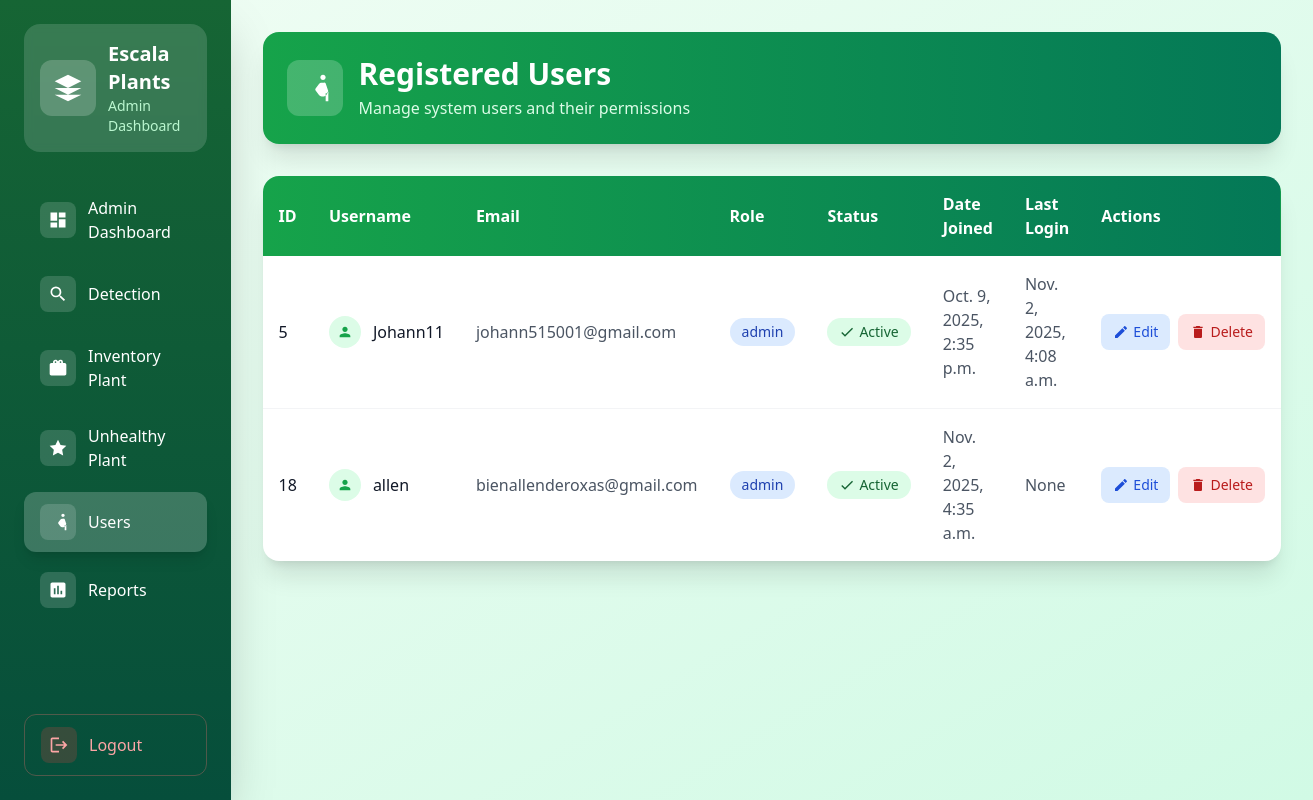
The app's page /users/, older data.
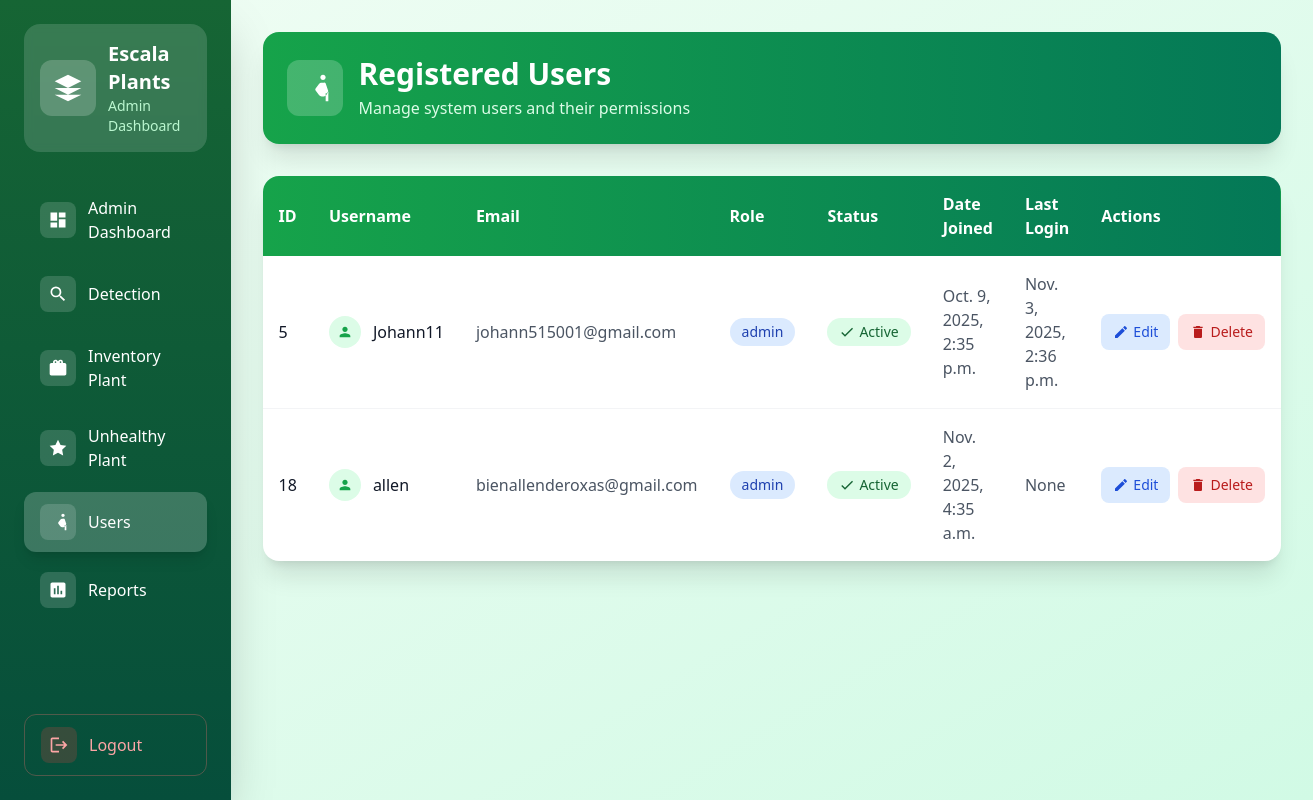
The same page, newer data.
### dashboard/models.py (models this page shows)
class CustomUser(AbstractUser):
    ROLE_CHOICES = (
        ('admin', 'Admin'),
        ('client', 'Client'),
    )
    email = models.EmailField(unique=True)  # Make email required and unique
    role = models.CharField(max_length=10, choices=ROLE_CHOICES, default='admin')
    USERNAME_FIELD = 'email'  # Use email for authentication
    REQUIRED_FIELDS = ['username']  # Keep username but not required for login

### dashboard/views.py (the view)
# urls.py: path('users/', user_list, name='user_list'),
def user_list(request):
    if request.method == "POST" and "delete_user_id" in request.POST:
        user_id = request.POST["delete_user_id"]
        user = get_object_or_404(CustomUser, id=user_id)
        user.delete()
        messages.success(request, "User deleted successfully!")
        return redirect("user_list")
    users = CustomUser.objects.all()
    return render(request, "dashboard/user_list.html", {"users": users})

### dashboard/templates/dashboard/user_list.html (shortened to what the changed rows need)
{% load static %}
<!DOCTYPE html>
<html lang="en">
<head>
  <script src="https://cdn.tailwindcss.com"></script>
</head>
<body class="bg-gradient-to-br from-green-50 to-emerald-100 min-h-screen">
<div class="flex flex-col lg:flex-row min-h-screen">
  <aside id="sidebar" class="bg-gradient-to-b from-green-800 to-emerald-900 text-white w-full lg:w-80 h-auto lg:h-screen p-6 flex-col justify-between hidden lg:flex shadow-2xl">
    <div>
      <div class="bg-white bg-opacity-15 rounded-2xl p-4 mb-8 backdrop-blur-sm">
        <div class="flex items-center space-x-3">
          <div>
            <h1 class="text-xl font-bold">Escala Plants</h1>
          </div>
        </div>
      </div>
    </div>
  </aside>
  <main class="flex-1 p-6 lg:p-8">
    <div class="bg-gradient-to-r from-green-600 to-emerald-700 text-white p-6 rounded-2xl shadow-xl mb-8">
      <div class="flex items-center space-x-4">
        <div>
          <h2 class="text-2xl lg:text-3xl font-bold">Registered Users</h2>
        </div>
      </div>
    </div>
    <div class="bg-white rounded-2xl shadow-xl overflow-hidden">
      <div class="overflow-x-auto">
        <table class="min-w-full">
          <thead>
            <tr class="bg-gradient-to-r from-green-600 to-emerald-700 text-white">
              <th class="p-4 text-left font-semibold">ID</th>
              <th class="p-4 text-left font-semibold">Username</th>
              <th class="p-4 text-left font-semibold">Email</th>
              <th class="p-4 text-left font-semibold">Role</th>
              <th class="p-4 text-left font-semibold">Status</th>
              <th class="p-4 text-left font-semibold">Date Joined</th>
              <th class="p-4 text-left font-semibold">Last Login</th>
              <th class="p-4 text-left font-semibold">Actions</th>
            </tr>
          </thead>
          <tbody class="divide-y divide-gray-100">
            {% for user in users %}
            <tr class="hover:bg-green-50 transition-colors duration-200">
              <td class="p-4 font-medium text-gray-900">{{ user.id }}</td>
              <td class="p-4">
                <div class="flex items-center space-x-3">
                  <div class="bg-green-100 p-2 rounded-full">
                    <svg class="w-4 h-4 text-green-600" fill="currentColor" viewBox="0 0 24 24">
                      <path d="M12 12c2.21 0 4-1.79 4-4s-1.79-4-4-4-4 1.79-4 4 1.79 4 4 4zm0 2c-2.67 0-8 1.34-8 4v2h16v-2c0-2.66-5.33-4-8-4z"/>
                    </svg>
                  </div>
                  <span class="font-medium text-gray-900">{{ user.username }}</span>
                </div>
              </td>
              <td class="p-4 text-gray-600">{{ user.email }}</td>
              <td class="p-4">
                <span class="inline-flex items-center px-3 py-1 rounded-full text-sm font-medium bg-blue-100 text-blue-800">
                  {{ user.role }}
                </span>
              </td>
              <td class="p-4">
                {% if user.is_active %}
                  <span class="inline-flex items-center px-3 py-1 rounded-full text-sm font-medium bg-green-100 text-green-800">
                    <svg class="w-4 h-4 mr-1" fill="currentColor" viewBox="0 0 24 24">
                      <path d="M9 16.17L4.83 12l-1.42 1.41L9 19 21 7l-1.41-1.41z"/>
                    </svg>
                    Active
                  </span>
                {% endif %}
              </td>
              <td class="p-4 text-gray-600">{{ user.date_joined }}</td>
              <td class="p-4 text-gray-600">{{ user.last_login }}</td>
              <td class="p-4">
                <div class="flex space-x-2">
                  <a href="{% url 'update_user' user.id %}" class="inline-flex items-center px-3 py-2 rounded-lg text-sm font-medium bg-blue-100 text-blue-700 hover:bg-blue-200 transition-colors duration-200">
                    <svg class="w-4 h-4 mr-1" fill="currentColor" viewBox="0 0 24 24">
                      <path d="M3 17.25V21h3.75L17.81 9.94l-3.75-3.75L3 17.25zM20.71 7.04c.39-.39.39-1.02 0-1.41l-2.34-2.34c-.39-.39-1.02-.39-1.41 0l-1.83 1.83 3.75 3.75 1.83-1.83z"/>
                    </svg>
                    Edit
                  </a>
                  <form method="POST" class="inline-block" onsubmit="return confirmDelete();">
                    <button type="submit" class="inline-flex items-center px-3 py-2 rounded-lg text-sm font-medium bg-red-100 text-red-700 hover:bg-red-200 transition-colors duration-200">
                      <svg class="w-4 h-4 mr-1" fill="currentColor" viewBox="0 0 24 24">
                        <path d="M6 19c0 1.1.9 2 2 2h8c1.1 0 2-.9 2-2V7H6v12zM19 4h-3.5l-1-1h-5l-1 1H5v2h14V4z"/>
                      </svg>
                      Delete
                    </button>
                  </form>
                </div>
              </td>
            </tr>
            {% endfor %}
          </tbody>
        </table>
      </div>
    </div>
  </main>
</div>
</body>
</html>

Row changes from the older to the newer data that the page shows:
changed CustomUser "Johann11": last_login "Nov. 2, 2025, 4:08 a.m." → "Nov. 3, 2025, 2:36 p.m."
